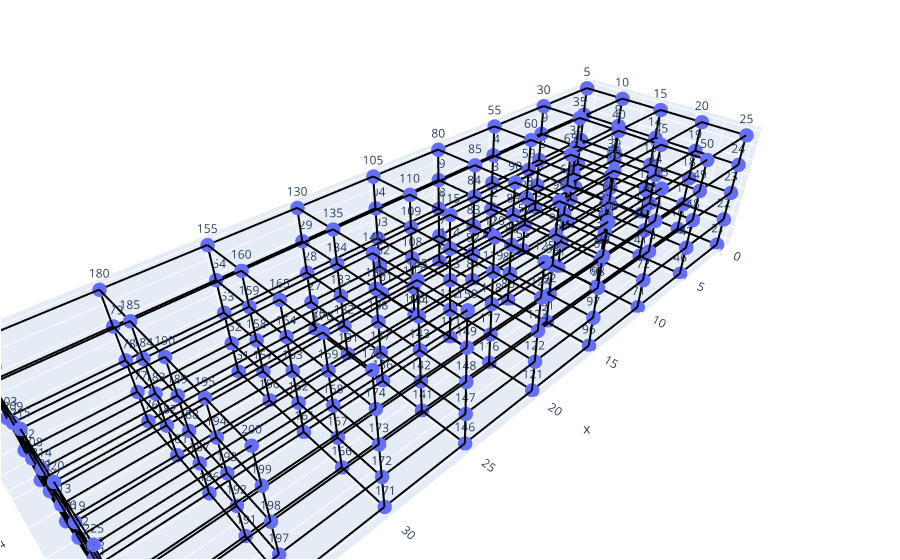

Notebook cell for this chart:
### Markdown cell above
## Plotly

### Code cell
mesh.plot_dof_solution(case=0)
